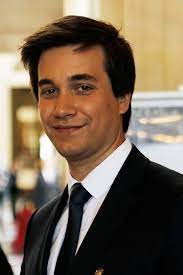
#> input picture image.jfif, 183 x 275 px
$ python -i imageFilters.py   (imports and definitions only)
#> lines starting #> are read from the running program, lines starting #| are printed output that depends on the picture; after the words box and inside, x2 and y2 are one past the last pixel; in counts of white or black regions, pixels touching at a corner belong together
#> further down, picture is the input picture: shape (275, 183, 3); mean B, G, R 83.5, 103.1, 121
import cv2
import numpy as np
import imutils
import time
import sys

# [1 line not run here, left out]


def createSketch(img, blurX=21, blurY=21):
#> called with blurX = 21, blurY = 21
    img = imutils.resize(img, height=600)
    grayImage = cv2.cvtColor(img, cv2.COLOR_BGR2GRAY)
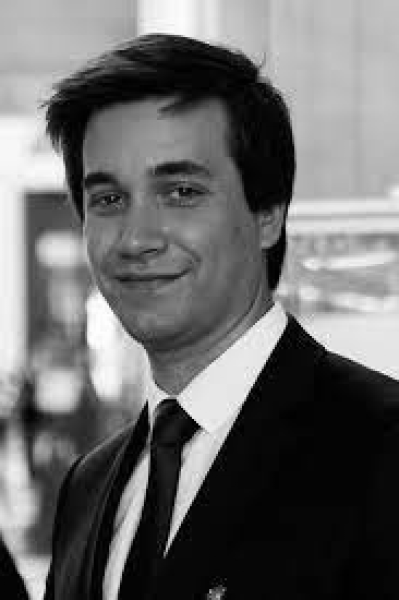
#> grayImage: shape (600, 399); min 0, max 255, mean 106.2
    invertedGrayImage = 255 - grayImage
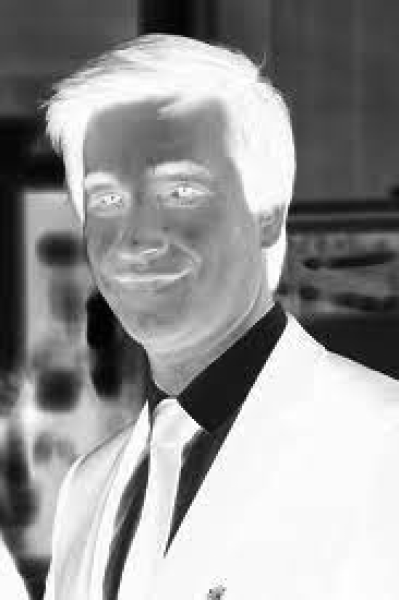
#> invertedGrayImage: shape (600, 399); min 0, max 255, mean 148.8

    blurred_gray = cv2.GaussianBlur(invertedGrayImage, (blurX, blurY), 0)
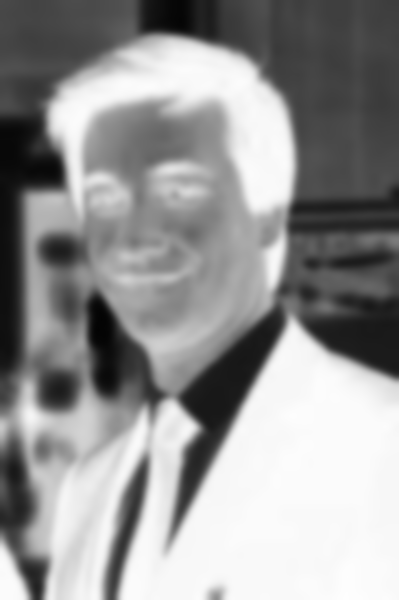
#> blurred_gray: shape (600, 399); min 3, max 254, mean 148.8
    inverted_blurred = 255 - blurred_gray
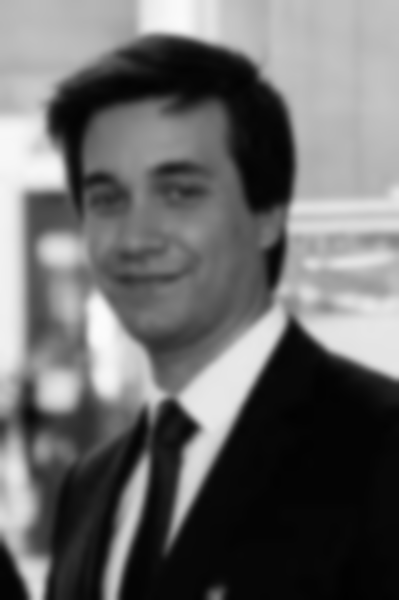
#> inverted_blurred: shape (600, 399); min 1, max 252, mean 106.2

    image = cv2.divide(grayImage, inverted_blurred, scale=256.0)
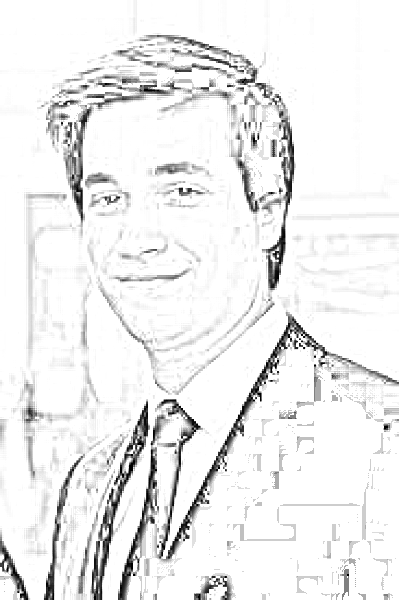
#> image: shape (600, 399); min 0, max 255, mean 237.6

    return image


def createLineDrawing(img, foreroundBGR=[0, 0, 0], backgroundBGR=[255, 255, 255]):
    time1 = time.time()
    imageBackground = False
    if isinstance(backgroundBGR, str):
        backgroundImage = cv2.imread(backgroundBGR)
        backgroundImage = cv2.resize(backgroundImage, (img.shape[1], img.shape[0]))
        imageBackground = True

    img = createSketch(img)

    result = np.zeros((img.shape[0], img.shape[1], 3), img.dtype)
    for y in range(len(img)):
        if not imageBackground:
            result[y] = [
                (foreroundBGR if pixel <= 240 else backgroundBGR) for pixel in img[y]
            ]
        else:
            result[y] = [
                (foreroundBGR if img[y][z] <= 240 else backgroundImage[y][z])
                for z in range(len(img[y]))
            ]
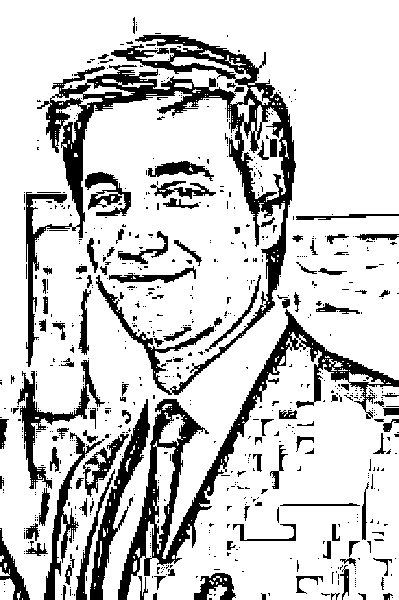
#> result: shape (600, 399, 3); 80.2% white; 717 black regions (596 under 20 px), largest, box (x1, y1, x2, y2) and area: (26, 35, 296, 395) 16323, (118, 309, 399, 600) 9080, (90, 399, 150, 600) 2587
    print(f"createLineDrawing() took: {time.time() - time1} seconds")
    return result


# [6 lines of commented-out code are left out]

>>> import cv2
>>> picture = cv2.imread('image.jfif')
>>> result = createLineDrawing(picture)
